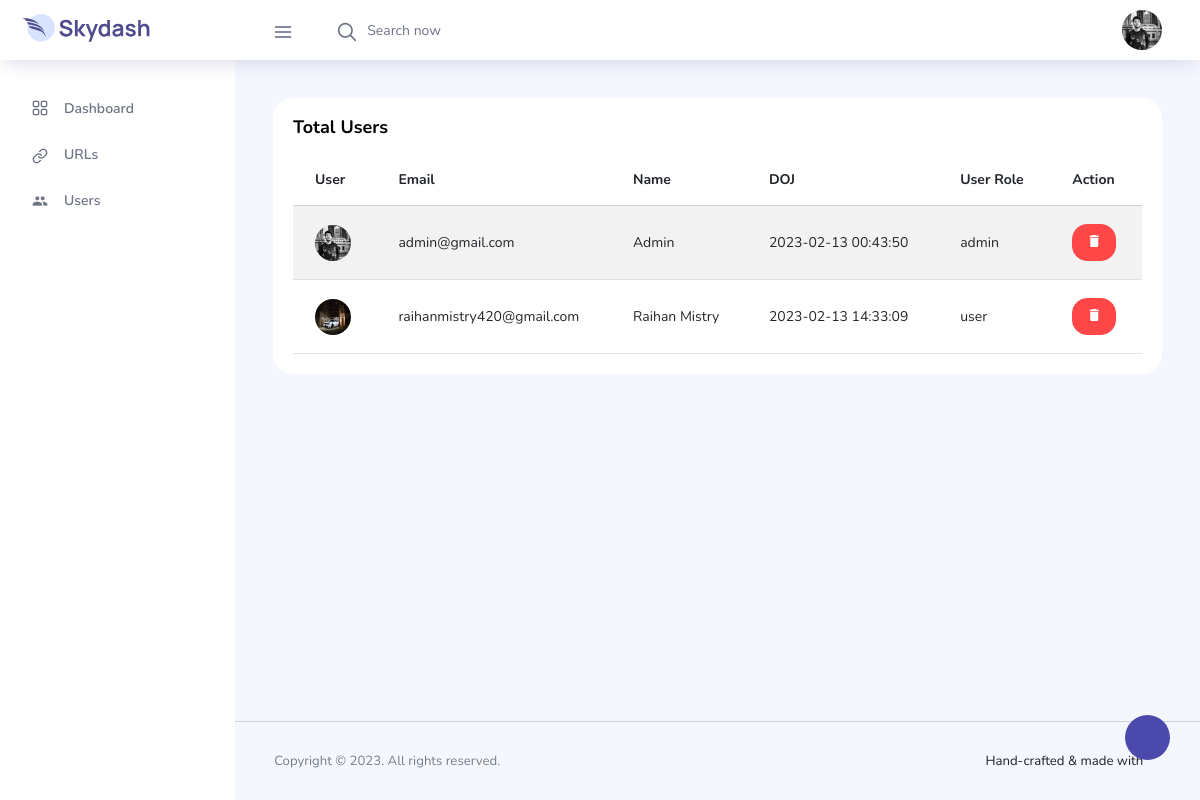
/admin/users.php (signed in), run on the app's committed database.
### tables this page shows
CREATE TABLE `users` (
  `id` int(250) NOT NULL,
  `name` varchar(100) NOT NULL,
  `email` varchar(250) NOT NULL,
  `image` varchar(250) NOT NULL,
  `password` varchar(100) NOT NULL,
  `cpassword` varchar(100) NOT NULL,
  `date` datetime NOT NULL DEFAULT current_timestamp(),
  `role` varchar(100) NOT NULL DEFAULT 'user'
);

### admin/users.php (the view, shortened to what this page needs)
<?php
  require_once'./components/header.php';
?>
      <div class="main-panel">
        <div class="content-wrapper">
          <div class="row">
			<div class="col-lg-12 grid-margin stretch-card">
              <div class="card">
                <div class="card-body">
                  <h4 class="card-title">Total Users</h4>
                  <div class="table-responsive">
                    <table class="table table-striped">
                      <thead>
                        <tr>
                       		<th>User</th>
                       		<th>Email</th>
                       		<th>Name</th>
                       		<th>DOJ</th>
                       		<th>User Role</th>
                       		<th>Action</th>
                        </tr>
                      </thead>
                      <tbody>
                      	<?php
                      		$selectQuery = mysqli_query($conn, "SELECT * FROM `users` WHERE 1");
                      		while ($result=mysqli_fetch_assoc($selectQuery)) {
                      			?>
                      				<tr>
			                          <td class="py-1">
			                            <img src="../<?php echo($result['image']); ?>" alt="image"/>
			                          </td>
			                          <td><?php echo($result['email']); ?></td>
			                          <td><?php echo($result['name']); ?></td>
			                          <td><?php echo($result['date']); ?></td>
			                          <td><?php echo($result['role']); ?></td>
			                          <td><a class="btn btn-danger btn-sm" data-toggle="tooltip" data-placement="botom" title="Delete User" href="?email=<?php echo $result['email']?>&type=delete"><i class="mdi mdi-delete"></i></a></td>
			                        </tr>
                      			<?php
                      		}
                      	?>
                      </tbody>
                    </table>
                  </div>
                </div>
              </div>
            </div>
          </div>
        </div>
<?php
  require_once'./components/footer.php';
?>

### admin/components/header.php (shortened to what this page needs)
<?php
  include'../connection.php';
  $email = $_SESSION['email'];
  $selectQuery = mysqli_query($conn, "SELECT * FROM `users` WHERE email = '$email'");
  $result = mysqli_fetch_assoc($selectQuery);
?>
<!DOCTYPE html>
<html lang="en">
<head>
  <link rel="stylesheet" href="vendors/feather/feather.css">
  <link rel="stylesheet" href="vendors/ti-icons/css/themify-icons.css">
  <link rel="stylesheet" href="vendors/css/vendor.bundle.base.css">
  <link href="https://cdn.jsdelivr.net/npm/bootstrap@5.3.0-alpha1/dist/css/bootstrap.min.css" rel="stylesheet">
  <link rel="stylesheet" href="vendors/datatables.net-bs4/dataTables.bootstrap4.css">
  <link rel="stylesheet" href="vendors/ti-icons/css/themify-icons.css">
  <link rel="stylesheet" type="text/css" href="js/select.dataTables.min.css">
  <link rel="stylesheet" href="vendors/mdi/css/materialdesignicons.min.css">
  <link rel="stylesheet" href="css/vertical-layout-light/style.css">
</head>
<body>
  <div class="container-scroller">
    <nav class="navbar col-lg-12 col-12 p-0 fixed-top d-flex flex-row">
      <div class="text-center navbar-brand-wrapper d-flex align-items-center justify-content-center">
        <a class="navbar-brand brand-logo mr-5" href="index.html"><img src="images/logo.svg" class="mr-2" alt="logo"/></a>
      </div>
      <div class="navbar-menu-wrapper d-flex align-items-center justify-content-end">
        <button class="navbar-toggler navbar-toggler align-self-center" type="button" data-toggle="minimize">
          <span class="icon-menu"></span>
        </button>
        <ul class="navbar-nav mr-lg-2">
          <li class="nav-item nav-search d-none d-lg-block">
            <div class="input-group">
              <div class="input-group-prepend hover-cursor" id="navbar-search-icon">
                <span class="input-group-text" id="search">
                  <i class="icon-search"></i>
                </span>
              </div>
              <input type="text" class="form-control" id="navbar-search-input" placeholder="Search now" aria-label="search" aria-describedby="search">
            </div>
          </li>
        </ul>
        <ul class="navbar-nav navbar-nav-right">
          <li class="nav-item nav-profile dropdown">
            <a class="nav-link dropdown-toggle" href="#" data-toggle="dropdown" id="profileDropdown">
              <img src="../<?php echo $result['image']; ?>" alt="profile" />
            </a>
          </li>
        </ul>
      </div>
    </nav>
    <div class="container-fluid page-body-wrapper">
      <div class="theme-setting-wrapper">
        <div id="settings-trigger"><i class="ti-settings"></i></div>
      </div>
      <nav class="sidebar sidebar-offcanvas" id="sidebar">
        <ul class="nav">
          <li class="nav-item">
            <a class="nav-link" href="index.php">
              <i class="icon-grid menu-icon"></i>
              <span class="menu-title">Dashboard</span>
            </a>
          </li>
          <li class="nav-item">
            <a class="nav-link" data-toggle="collapse" href="#auth" aria-expanded="false" aria-controls="auth">
              <i class="icon-link menu-icon"></i>
              <span class="menu-title">URLs</span>
              <i class="menu-arrow"></i>
            </a>
          </li>
          <li class="nav-item">
            <a class="nav-link" href="./users.php">
              <i class="mdi mdi-account-multiple menu-icon"></i>
              <span class="menu-title">Users</span>
            </a>
          </li>
        </ul>
      </nav>

### data on the page
users: image (picture), email "admin@gmail.com", name "Admin", date "2023-02-13 00:43:50", role "admin"
users: image (picture), email "raihanmistry420@gmail.com", name "Raihan Mistry", date "2023-02-13 14:33:09", role "user"
